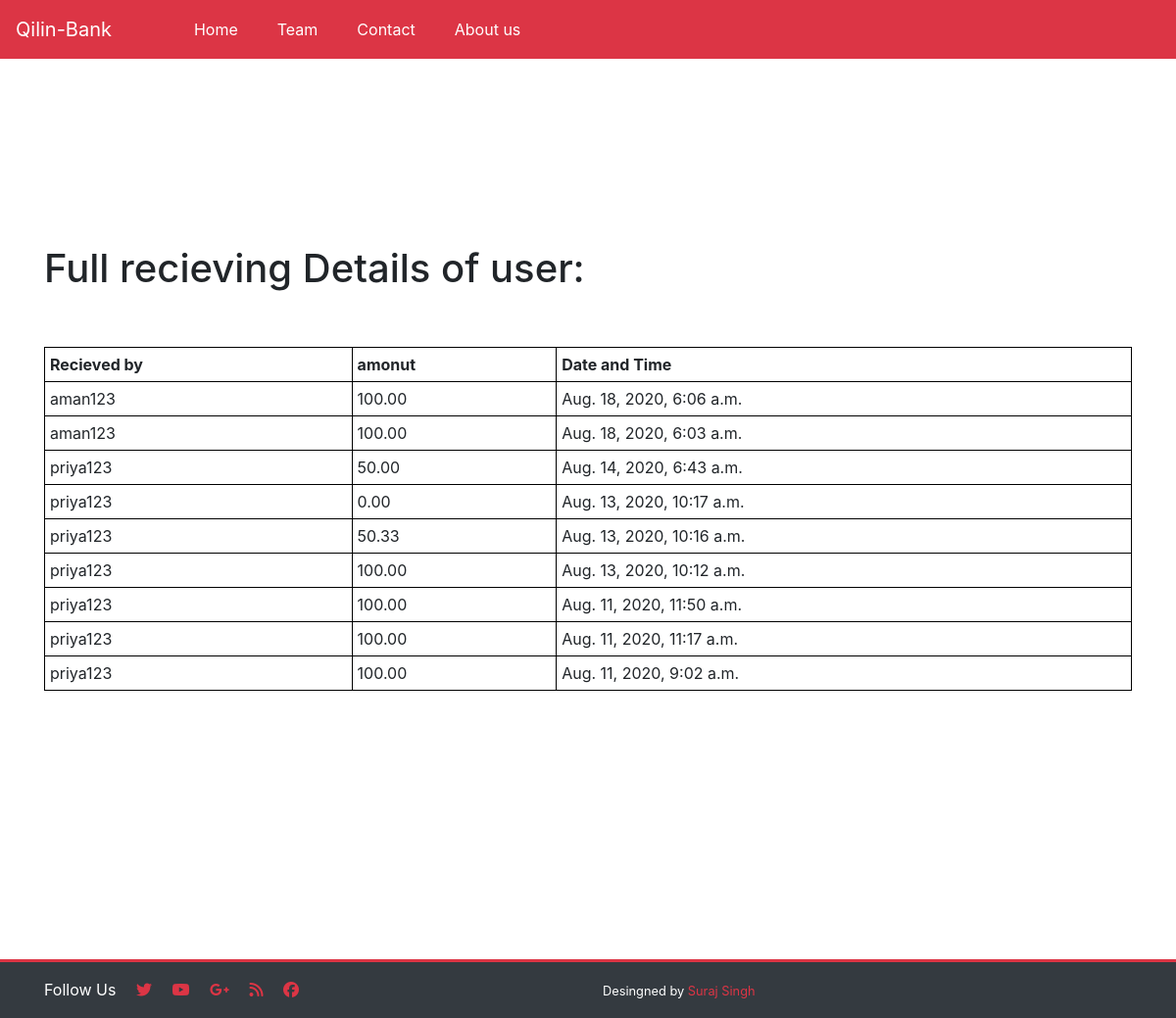
Screenshot of /statement2 (signed in) with the database file from the repository.
### accounts/models.py (models this page shows)
class Transaction(models.Model):
    sender = models.ForeignKey(Account, on_delete=models.CASCADE,related_name="sender_transactions",null=True,blank=True)
    receiver = models.ForeignKey(Account, on_delete=models.CASCADE,related_name="receiver_transactions",null=True,blank=True)
    amount = models.DecimalField(max_digits=12, decimal_places=2)
    timeStamp = models.DateTimeField(auto_now_add=True, blank=True)

class Account(models.Model):
    user = models.OneToOneField(User, on_delete=models.CASCADE)
    account_number = models.IntegerField(unique=True)
    balance = models.DecimalField(max_digits=12,decimal_places=2)
    created_at=models.DateField(auto_now_add=True)
    account_type=models.CharField(max_length=30,default="SAVINGS")
    class ReadonlyMeta:
         readonly=["balance"]
         readonly=["account_number"]
         readonly=["account_type"]
    def __str__(self):
          return  self.user.username

### accounts/views.py (the view)
# urls.py: path('statement2', views.statement2, name='statement2'),
def statement2(request):
    user_from_acount = Account.objects.get(user=request.user)
    user = Transaction.objects.filter(receiver=user_from_acount).order_by('-timeStamp')
    params = {'data1': user, 'msg': "Full  recieving   Details of user:", 'msg1': "Recieved by"
        , 'msg2': "amonut", 'msg3': "Date and Time"}
    return render(request, 'login/showstatement1.html', params)

### templates/login/showstatement1.html (shortened to what this page needs)
{% extends 'base.html' %}
{% block body %}
{% load static %}
<div class="container" id="div1">
    <h1>{{msg}}</h1><br><br>
<table style="width:100%">
  <tr>
    <th colspan="1">{{msg1}}</th>
    <th colspan="1">{{msg2}}</th>
    <th colspan="1">{{msg3}}</th>
  </tr>
    {% for data in data1 %}
  <tr>
    <td>{{data.sender}}</td>
    <td>{{data.amount}}</td>
    <td>{{data.timeStamp }}</td>
  </tr>
    {% endfor %}
</table>
</div>
{% endblock %}

### rows the page displays
Transaction: sender "aman123", amount "100.00", timeStamp "Aug. 18, 2020, 6:06 a.m."
Transaction: sender "aman123", amount "100.00", timeStamp "Aug. 18, 2020, 6:03 a.m."
Transaction: sender "priya123", amount "50.00", timeStamp "Aug. 14, 2020, 6:43 a.m."
Transaction: sender "priya123", amount "0.00", timeStamp "Aug. 13, 2020, 10:17 a.m."
Transaction: sender "priya123", amount "50.33", timeStamp "Aug. 13, 2020, 10:16 a.m."
Transaction: sender "priya123", amount "100.00", timeStamp "Aug. 13, 2020, 10:12 a.m."
Transaction: sender "priya123", amount "100.00", timeStamp "Aug. 11, 2020, 11:50 a.m."
Transaction: sender "priya123", amount "100.00", timeStamp "Aug. 11, 2020, 11:17 a.m."
Transaction: sender "priya123", amount "100.00", timeStamp "Aug. 11, 2020, 9:02 a.m."

### other values shown
{{ msg }} "Full recieving Details of user:"
{{ msg1 }} "Recieved by"
{{ msg2 }} "amonut"
{{ msg3 }} "Date and Time"
